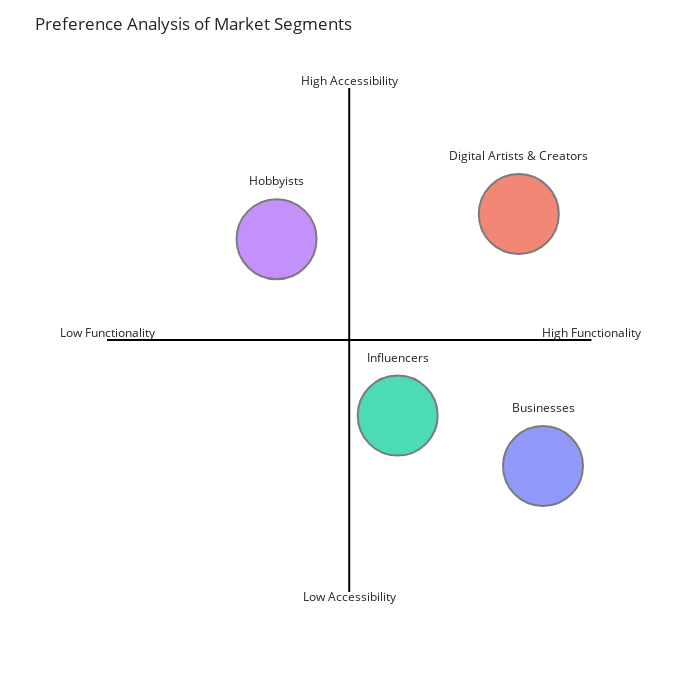

This figure's notebook cell:
### Code cell
fig2

### Figure 1 — Plotly figure (JSON) as saved in the notebook; plotly's stock layout.template omitted (floating-point values rounded to 4 significant figures)
{"data": [{"hovertemplate": "Segment=%{text}<br>=%{y}<extra></extra>", "legendgroup": "Businesses", "marker": {"color": "#636efa", "line": {"width": 2}, "opacity": 0.7, "size": 80, "symbol": "circle"}, "mode": "markers+text", "name": "Businesses", "orientation": "v", "showlegend": true, "text": ["Businesses"], "textposition": "top center", "type": "scatter", "x": [90], "xaxis": "x", "y": [25], "yaxis": "y"}, {"hovertemplate": "Segment=%{text}<br>=%{y}<extra></extra>", "legendgroup": "Digital Artists & Creators", "marker": {"color": "#EF553B", "line": {"width": 2}, "opacity": 0.7, "size": 80, "symbol": "circle"}, "mode": "markers+text", "name": "Digital Artists & Creators", "orientation": "v", "showlegend": true, "text": ["Digital Artists & Creators"], "textposition": "top center", "type": "scatter", "x": [85], "xaxis": "x", "y": [75], "yaxis": "y"}, {"hovertemplate": "Segment=%{text}<br>=%{y}<extra></extra>", "legendgroup": "Influencers", "marker": {"color": "#00cc96", "line": {"width": 2}, "opacity": 0.7, "size": 80, "symbol": "circle"}, "mode": "markers+text", "name": "Influencers", "orientation": "v", "showlegend": true, "text": ["Influencers"], "textposition": "top center", "type": "scatter", "x": [60], "xaxis": "x", "y": [35], "yaxis": "y"}, {"hovertemplate": "Segment=%{text}<br>=%{y}<extra></extra>", "legendgroup": "Hobbyists", "marker": {"color": "#ab63fa", "line": {"width": 2}, "opacity": 0.7, "size": 80, "symbol": "circle"}, "mode": "markers+text", "name": "Hobbyists", "orientation": "v", "showlegend": true, "text": ["Hobbyists"], "textposition": "top center", "type": "scatter", "x": [35], "xaxis": "x", "y": [70], "yaxis": "y"}, {"cliponaxis": false, "line": {"color": "black"}, "mode": "lines+text", "showlegend": false, "text": ["Low Functionality", "High Functionality"], "textposition": "top center", "type": "scatter", "x": [0, 100], "y": [50, 50]}, {"cliponaxis": false, "line": {"color": "black"}, "mode": "lines+text", "showlegend": false, "text": ["Low Accessibility", "High Accessibility"], "textposition": ["bottom center", "top center"], "type": "scatter", "x": [50, 50], "y": [0, 100]}], "layout": {"height": 700, "legend": {"title": {"text": "Segment"}, "tracegroupgap": 0}, "margin": {"t": 60}, "showlegend": false, "title": {"text": "Preference Analysis of Market Segments"}, "width": 700, "xaxis": {"anchor": "y", "autorange": true, "domain": [0, 1], "range": [-5.573, 105.9], "title": {"text": ""}, "type": "linear", "visible": false}, "yaxis": {"anchor": "x", "autorange": true, "domain": [0, 1], "range": [-5.556, 105.6], "title": {"text": ""}, "type": "linear", "visible": false}}}
